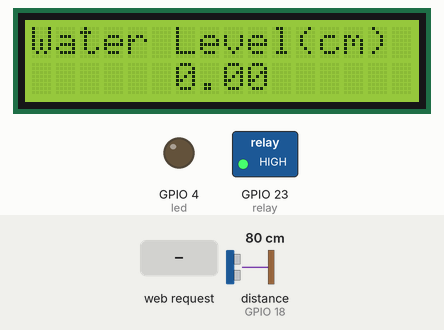
A sketch run on a simulated ESP32. Shown: 16×2 character LCD, switched loads named in the sketch (green lamp = pin HIGH), output pins drawn as LEDs (lit = HIGH). Wiring (inferred from the names in the program): ultrasonic range finder: trigger GPIO 5; echo GPIO 18. The test bench sets the inputs (shaded band); at power-on: distance to the obstacle (sensor on GPIO 18) 80 cm. The echo pulse lasts 58.3 µs per cm; WiFi joins after 1.5 s; servers stay silent unless stated; uploads are accepted with an empty reply; pins used as bus, display or sensor lines are not drawn; what the sketch prints to the serial monitor is not drawn.

Above: at 2.7 s.
2.8 s: distance to the obstacle (sensor on GPIO 18) set to 12 cm
At 5.3 s:
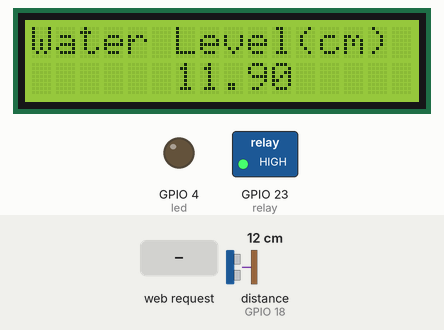
6.3 s: distance to the obstacle (sensor on GPIO 18) set to 9 cm
At 9.2 s:
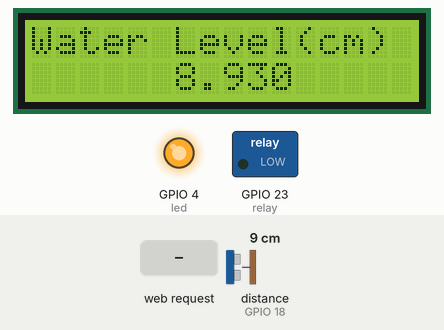
9.5 s: HTTP request GET /ManualStop received
At 11.1 s:
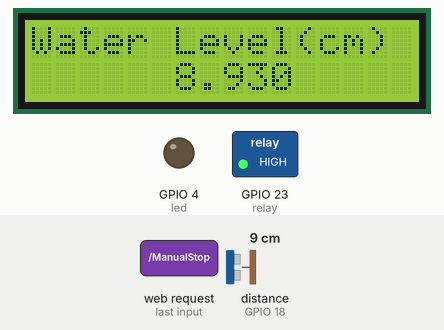
12.2 s: distance to the obstacle (sensor on GPIO 18) set to 2 cm
At 15.3 s:
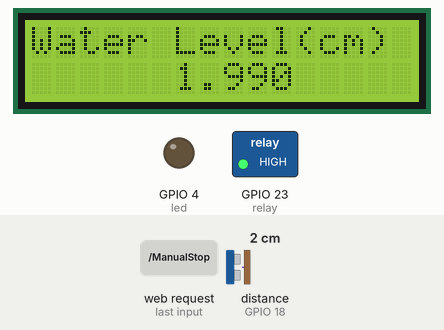
16.0 s: HTTP request GET /AutoStart received
At 18.1 s:
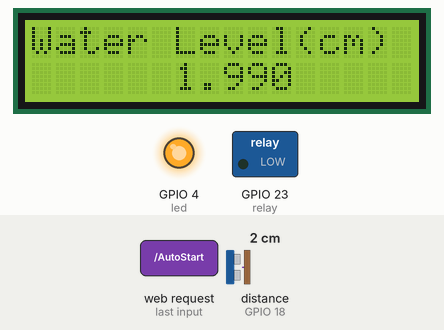
Timing chart, 0 to 19.6 s (numbered marks = the images above; inputs shaded):
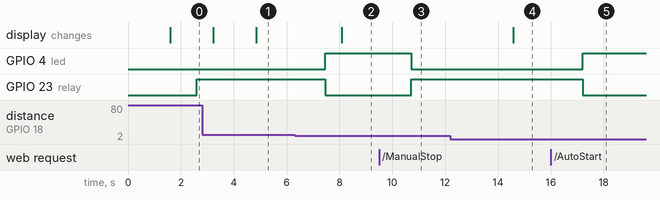

Measured:
- the behaviour switches between 11 and 10 cm on distance to the obstacle (sensor on GPIO 18) (found by bisection; images 1 and 2)
- after the input at 2.8 s, the display: first differs from a run without the input after 2.0 s (image 1)
- after the input at 6.3 s, GPIO 4 (led): LOW → HIGH after 1.2 s; GPIO 23 (relay): HIGH → LOW after 1.2 s; the display: changes after 1.8 s (image 2)
- after the input at 9.5 s, GPIO 4 (led): HIGH → LOW after 1.2 s; GPIO 23 (relay): LOW → HIGH after 1.2 s
- after the input at 12.2 s, the display: changes after 2.4 s (image 4)
- after the input at 16.0 s, GPIO 4 (led): LOW → HIGH after 1.2 s; GPIO 23 (relay): HIGH → LOW after 1.2 s

The sketch:

Webcode.ino
```cpp
#include <WiFi.h>
#include <WiFiClient.h>
#include <WebServer.h>
#include <ESPmDNS.h>
#include "html.h"

#include <WiFi.h>
#include <WiFiMulti.h>

#include <HTTPClient.h>

#define USE_SERIAL Serial

//define sound speed in cm/uS
#define SOUND_SPEED 0.034
#include <LiquidCrystal_I2C.h>
#define uS_TO_S_FACTOR 1000000ULL  /* Conversion factor for micro seconds to seconds */

LiquidCrystal_I2C lcd(0x27,16,2);  // set the LCD address to 0x27 for a 16 chars and 2 line display

WiFiMulti wifiMulti;

long duration;
float distanceCm;
const int trigPin = 5;
const int echoPin = 18;
int led = 4; // set the "led" variable as 13
int relay = 23;


const char* ssid = "Gerald";
const char* password = "Face12345";

WebServer server(80);

int state;

void handleRoot() {
//  digitalWrite(led, 1);
  server.send(200, "text/html", page);
//  digitalWrite(led, 0);
}

void waterLevel(){
  server.send(200, "text/plain", String(distanceCm));
}

void handleNotFound() {
  digitalWrite(led, 1);
  String message = "File Not Found\n\n";
  message += "URI: ";
  message += server.uri();
  message += "\nMethod: ";
  message += (server.method() == HTTP_GET) ? "GET" : "POST";
  message += "\nArguments: ";
  message += server.args();
  message += "\n";
  for (uint8_t i = 0; i < server.args(); i++) {
    message += " " + server.argName(i) + ": " + server.arg(i) + "\n";
  }
  server.send(404, "text/plain", message);
  digitalWrite(led, 0);
}

void autoOP(){
  state = 0;
}

void manStartOP(){
  state = 1;
}

void manStopOP(){
  state = 2;
}

void operation(){

    lcd.setCursor(0,0);   //Set cursor to character 2 on line 0
    lcd.print("Water Level(cm)");
    lcd.setCursor(6,1);   //Move cursor to character 2 on line 1
    lcd.print(distanceCm);
     // Clears the trigPin
  digitalWrite(trigPin, LOW);
  delayMicroseconds(2);
  // Sets the trigPin on HIGH state for 10 micro seconds
  digitalWrite(trigPin, HIGH);
  delayMicroseconds(10);
  digitalWrite(trigPin, LOW);


   duration = pulseIn(echoPin, HIGH);

  // Calculate the distance
  distanceCm = duration * SOUND_SPEED/2;
    delay(1000);
//    lcd.clear();
    Serial.println(distanceCm);

  if (state == 0){
    if(distanceCm < 10){
      digitalWrite(led, HIGH);
      digitalWrite(relay, LOW);
    }
    if(distanceCm >= 50){
      digitalWrite(led, LOW);
      digitalWrite(relay, HIGH);
    }
  }
  else if (state == 1){
    digitalWrite(led, HIGH);
    digitalWrite(relay, LOW);
  }
  else if (state == 2){
    digitalWrite(led, LOW);
    digitalWrite(relay, HIGH);
  }
}

void setup(void) {
  wifiMulti.addAP("Gerald", "Face12345");
  lcd.init();
  lcd.clear();
  lcd.backlight();      // Make sure backlight is on

  pinMode(trigPin, OUTPUT); // Sets the trigPin as an Output

  pinMode(echoPin, INPUT); // Sets the echoPin as an Input

  pinMode(led, OUTPUT);   // designate port 13 as output

  pinMode(relay, OUTPUT);


  digitalWrite(led, 0);
  Serial.begin(115200);
  WiFi.mode(WIFI_STA);
  WiFi.begin(ssid, password);
  Serial.println("");

  // Wait for connection
  while (WiFi.status() != WL_CONNECTED) {
    delay(500);
    Serial.print(".");
  }
  Serial.println("");
  Serial.print("Connected to ");
  Serial.println(ssid);
  Serial.print("IP address: ");
  Serial.println(WiFi.localIP());

  if (MDNS.begin("esp32")) {
    Serial.println("MDNS responder started");
  }

  server.on("/", handleRoot);
  server.on("/AutoStart", autoOP);
  server.on("/ManualStart", manStartOP);
  server.on("/ManualStop", manStopOP);
  server.on("/waterLevel", waterLevel);

  server.on("/inline", []() {
    server.send(200, "text/plain", "this works as well");
  });

  server.onNotFound(handleNotFound);

  server.begin();
  Serial.println("HTTP server started");
}

void loop(void) {
  server.handleClient();
  delay(2);//allow the cpu to switch to other tasks
  operation();


  if((wifiMulti.run() == WL_CONNECTED)) {

        HTTPClient http;


        sendinformation();
        sendData();

        USE_SERIAL.print("[HTTP] begin...\n");
        // configure traged server and url
        //http.begin("https://www.howsmyssl.com/a/check", ca); //HTTPS


        USE_SERIAL.print("[HTTP] GET...\n");
        // start connection and send HTTP header
        int httpCode = http.GET();

        // httpCode will be negative on error
        if(httpCode > 0) {
            // HTTP header has been send and Server response header has been handled
            USE_SERIAL.printf("[HTTP] GET... code: %d\n", httpCode);

            // file found at server
            if(httpCode == HTTP_CODE_OK) {
                String payload = http.getString();
                USE_SERIAL.println(payload);
            }
        } else {
            USE_SERIAL.printf("[HTTP] GET... failed, error: %s\n", http.errorToString(httpCode).c_str());
        }

        http.end();
    }
}

void sendData(){
  HTTPClient http;
  Serial.println(" ");
  Serial.println("Sending Reading Request");
  http.begin("http://172.20.10.8/waterlevel/waterTB.php?ownerID=1&location=Eastlegon&water_level=" + String(distanceCm));
  int httpCode = http.GET();
  String result = http.getString();
//  Serial.println(result);
}

void sendinformation() {
  HTTPClient http;
  Serial.println(" ");
  Serial.println("Sending Tank Information Request");

  http.begin("http://172.20.10.8/waterlevel/ownerTB.php?ownerID=1&first_name=Eben&last_name=Akolly");
  int httpCode = http.GET();
  String result = http.getString();
//  Serial.println(result);
}
```

html.h
```cpp
char page[] PROGMEM = R"====(
 <!DOCTYPE html>
<html>

<head>
    <title>Dashboard</title>
    <style>
        body {
            margin-top: 50px;
            font-family: Arial
        }

        body {
            font-size: 20px;
            text-align: center
        }

        .btn {
            display: block;
            width: 280px;
            margin: auto;
            padding: 30px
        }

        .btn {
            font-size: 30px;
            color: black;
            text-decoration: none
        }

        .off {
            background-color: SkyBlue
        }

        .on {
            background-color: LightSteelBlue
        }

        td {
            font-size: 30px;
            margin-top: 50px;
            margin-bottom: 5px
        }

        p {
            font-size: 30px;
            margin-top: 50px;
            margin-bottom: 5px
        }
    </style>
</head>

<body>
    <div style="color: white; background-color: brown; text-align: center; padding: 10px;">
        <h1>Water Level Monitoring</h1>
    </div>

    <table style="width: 100%;">
        <tr>
            <td
                style="color: white; background-color: black; text-align: center; width: fit-content; height: fit-content; padding: 50px;">
                Tank 1<br>
                <p style="font-size: 50%">Enter a unique tempID: <br><input type="text" id="theText1"></p>
                <button onclick="updateByAJAX_dbData1()">Get Info</button>
                <p id="tank1" style="font-size: 50%;"></p>
            </td>
            <td
                style="color: white; background-color: black; text-align: center; width: fit-content; height: fit-content; padding: 50px;">
                Tank 2<br>
                <p style="font-size: 50%">Enter a unique tempID: <br><input type="text" id="theText2"></p>
                <button onclick="updateByAJAX_dbData2()">Get Info</button>
                <p id="tank2" style="font-size: 50%;"></p>
            </td>
        </tr>
    </table><br><br>
    <p id = "waterLevel"></p>
    <div>
        <h1 style="text-align: center">Motor Control</h1>
        <table style="text-align: center; width: 100%;">
            <tr>
                <td style="padding: 10px">Auto Mode</td>
                <td style="padding: 10px">Manual Mode</td>
            </tr>
            <tr>
                <td><button id='AutoStart' onclick='autoStart(id)'>ON
                </button></td>
                <td><button id='ManualStart' onclick='manStart(id)'>START
                </button></td>
            </tr>
            <tr>
                <td></td>
                <td><button id='ManualStop' onclick='manStop(id)'>STOP
                </button></td>
            </tr>

        </table>

    </div>
    <script>
        setInterval(function() {waterLevel();},500);
        function waterLevel(){
          var xhr = new XMLHttpRequest();
            xhr.onreadystatechange = function (butn) {
                if (this.readyState == 4 && this.status == 200)
                    document.getElementById("waterLevel").innerHTML = this.
                        responseText;
            };
            xhr.open('GET', "waterLevel", true);
            xhr.send();
        }
        function autoStart(butn) {
            var URL, variab, text;
            if (butn == 'AutoStart') {
                URL = 'AutoStart';
            }
            var xhr = new XMLHttpRequest();
            xhr.onreadystatechange = function (butn) {
                if (this.readyState == 4 && this.status == 200)
                    document.getElementById(variab).innerHTML = this.
                        responseText;
            };
            xhr.open('GET', URL, true);
            xhr.send();
        }
        function manStart(butn){
            if (butn == 'ManualStart') {
                URL = 'ManualStart';
            }
            var xhr = new XMLHttpRequest();
            xhr.onreadystatechange = function (butn) {
                if (this.readyState == 4 && this.status == 200)
                    document.getElementById(variab).innerHTML = this.
                        responseText;
            };
            xhr.open('GET', URL, true);
            xhr.send();
        }
        function manStop(butn){
            if (butn == 'ManualStop') {
                URL = 'ManualStop';
            }
            var xhr = new XMLHttpRequest();
            xhr.onreadystatechange = function (butn) {
                if (this.readyState == 4 && this.status == 200)
                    document.getElementById(variab).innerHTML = this.
                        responseText;
            };
            xhr.open('GET', URL, true);
            xhr.send();
        }
    </script>
    <script type="text/javascript">
   function updateByAJAX_dbData1(){
      const xhttp=new XMLHttpRequest();
      xhttp.onload=function(){
        document.getElementById("tank1").innerText=this.responseText;
      }
      id=document.getElementById("theText1").value;
      console.log(id);
      xhttp.open("GET", "http://172.20.10.8/waterlevel/db.php?id="+id);
      xhttp.send();
    }
    function updateByAJAX_dbData2(){
      const xhttp=new XMLHttpRequest();
      xhttp.onload=function(){
        document.getElementById("tank2").innerText=this.responseText;
      }
      id=document.getElementById("theText2").value;
      console.log(id);
      xhttp.open("GET", "http://172.20.10.8/waterlevel/db.php?id="+id);
      xhttp.send();
    }

  </script>
</body>


</html>
)====";
```
